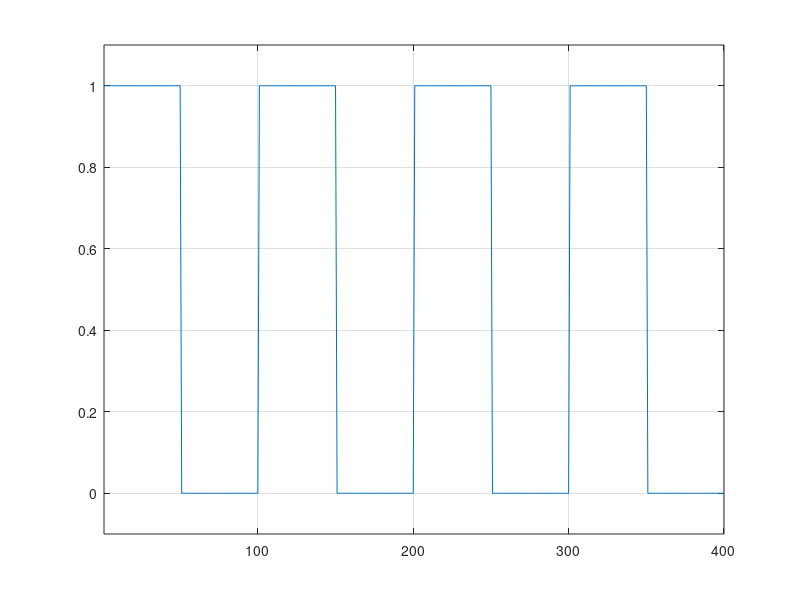
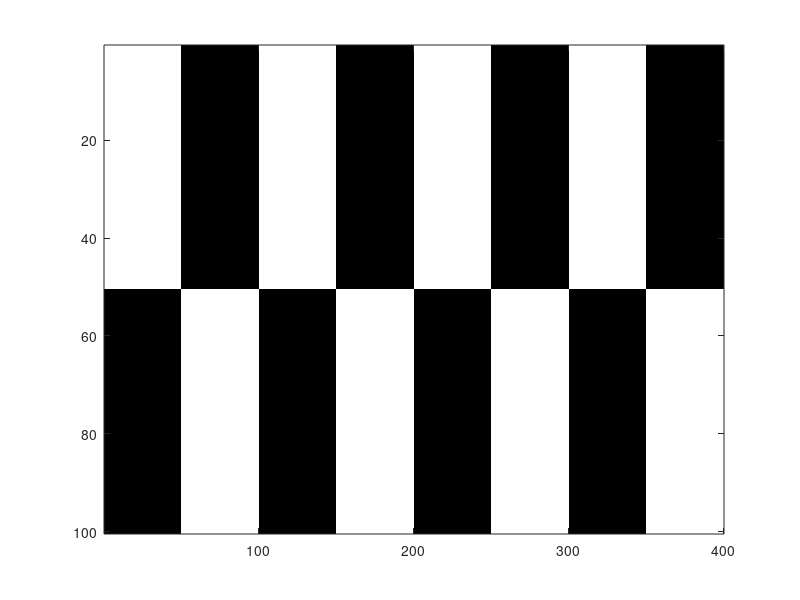

Here is the MATLAB script that generated these plots, in order: (Note: this script raises an error after producing the figures.)
clear all

N=50;
M=N*8;
x=1:M;
s=square(2*pi*4/(M+1)*x);  % square wave; values in [-1,1]
s=0.5*(s+1);  % rescale to [0,1]
figure(1)
plot(s)
axis([1,M,-0.1,1.1]), grid

%%
for row=1:50
    m(row,:)=s;
    m(row+50,:)=1-s;
end
figure(2), colormap(gray)
imagesc(m)
truesize

%%
for row=101:M
    m(row,:)=m(row-100,:);
end

figure(3), colormap(gray)
imagesc(m)
truesize

%%



figure(4), colormap(gray)
imagesc(m)
truesize, axis off
